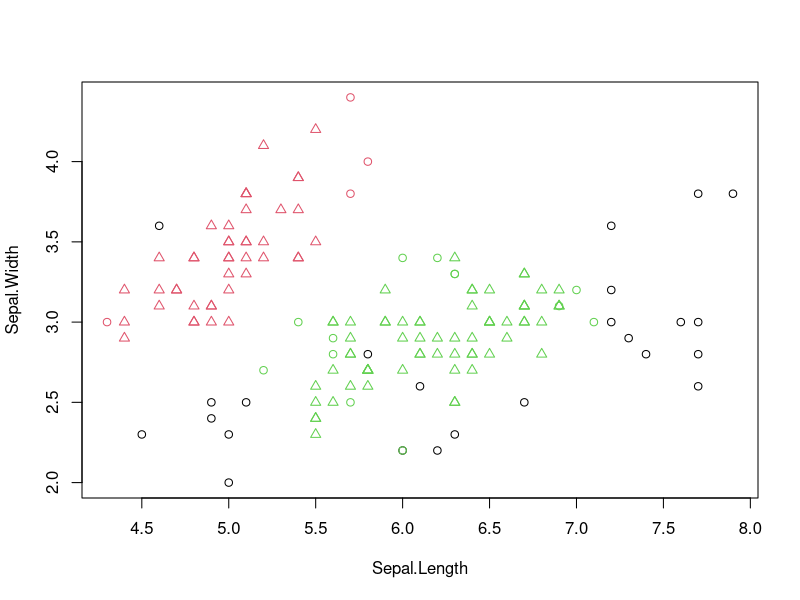
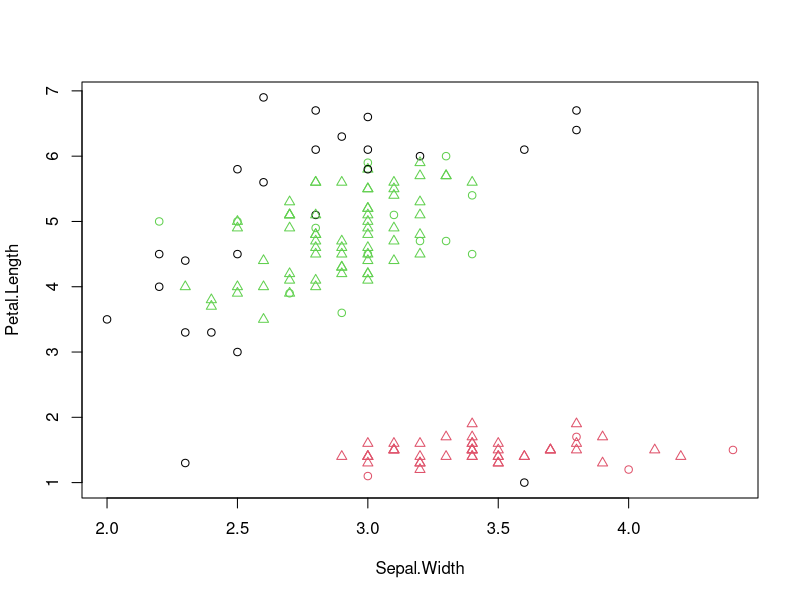
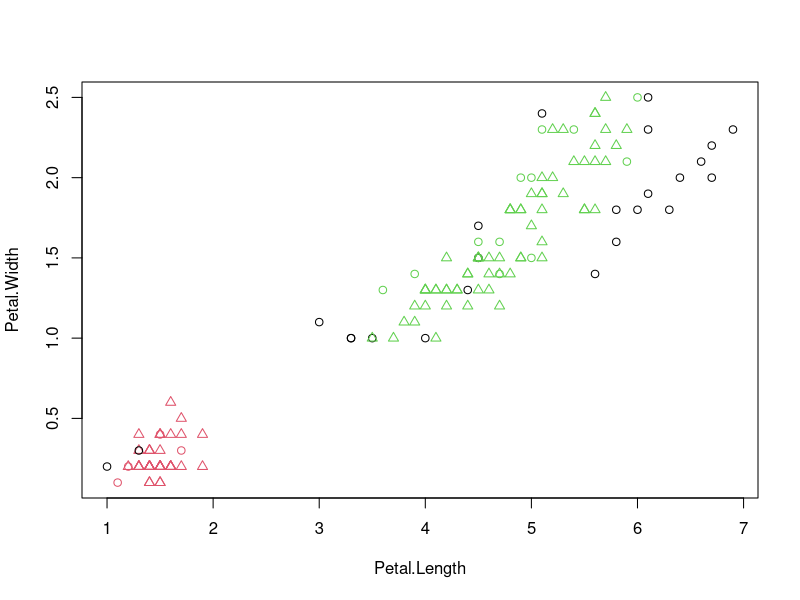
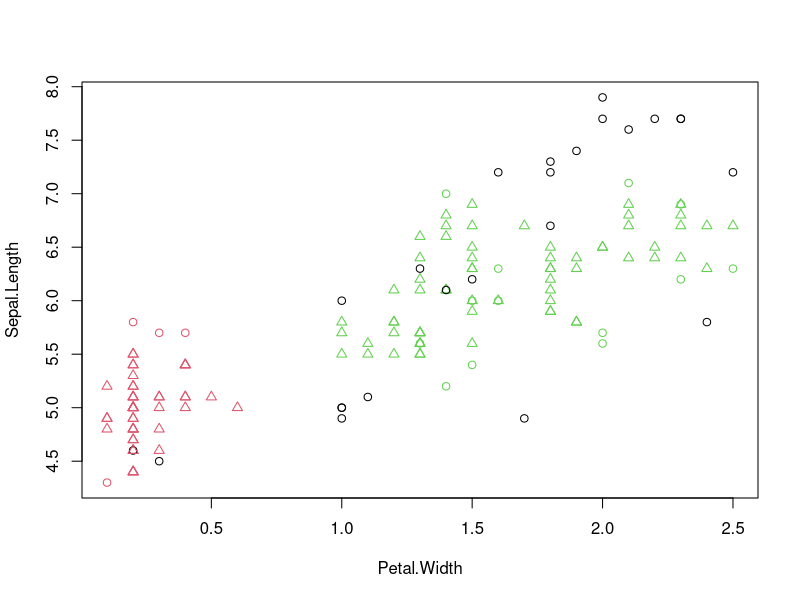
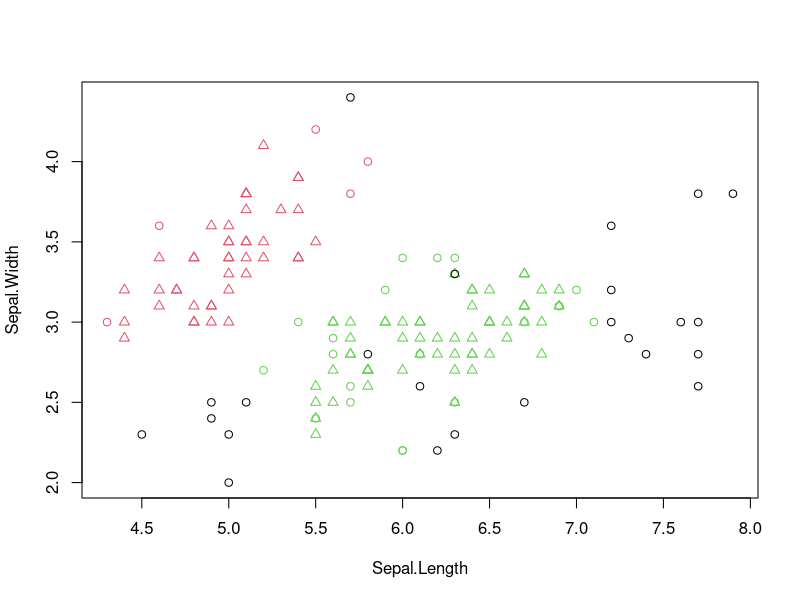
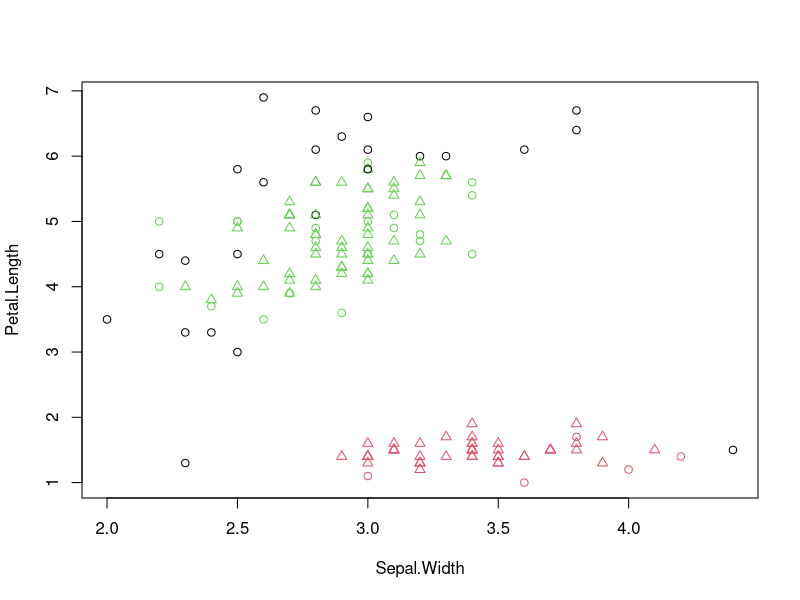
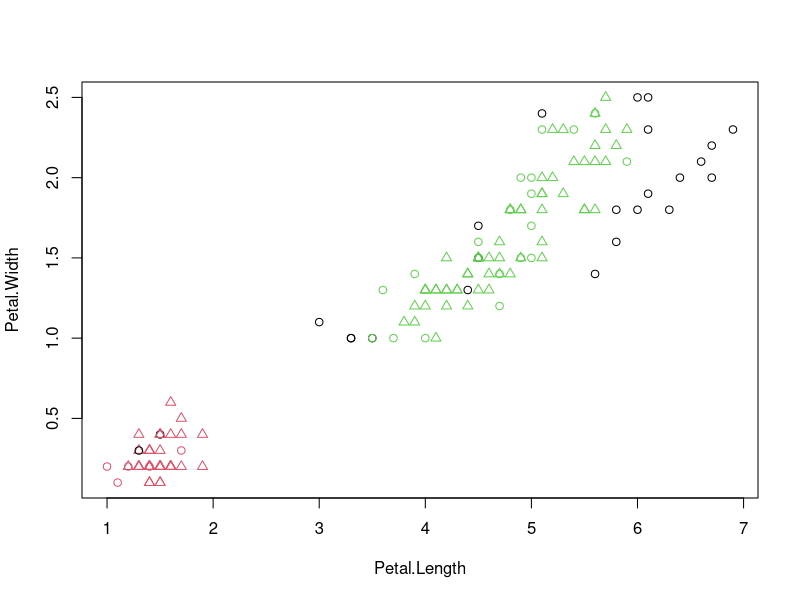
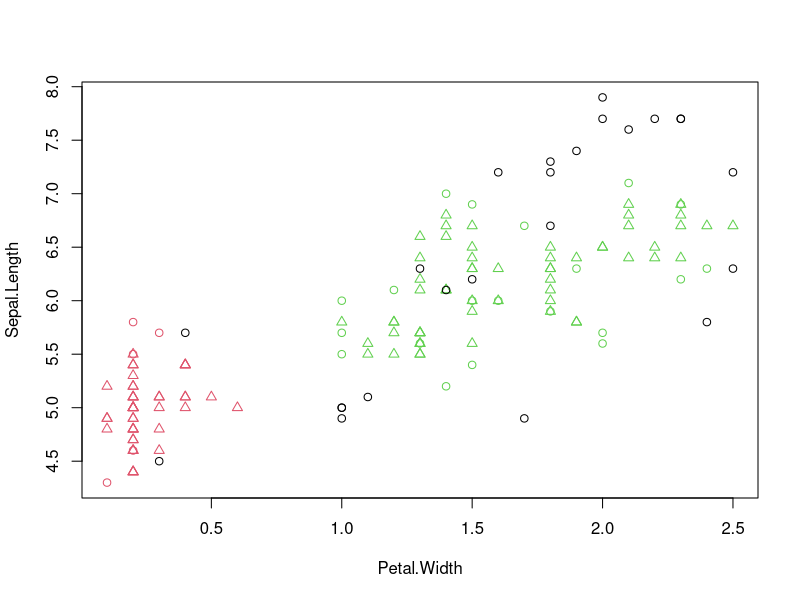

These figures' R source, in order:
## ---- chunk 1
library(fpc)
## ---- chunk 2
irisForDBS <- iris[-5]
head(irisForDBS)
## ---- chunk 3
model <- dbscan(irisForDBS, eps=0.45, MinPts=5)
model
## ---- chunk 4
str(model)
## ---- chunk 5
table(model$cluster, iris$Species)
## ---- chunk 6
plot(model, irisForDBS[c(1,2)])
plot(model, irisForDBS[c(2,3)])
plot(model, irisForDBS[c(3,4)])
plot(model, irisForDBS[c(4,1)])
## ---- chunk 7
model <- dbscan(irisForDBS, eps=0.5, MinPts=7)
model
## ---- chunk 8
str(model)
## ---- chunk 9
table(model$cluster, iris$Species)
## ---- chunk 10
plot(model, irisForDBS[c(1,2)])
plot(model, irisForDBS[c(2,3)])
plot(model, irisForDBS[c(3,4)])
plot(model, irisForDBS[c(4,1)])
